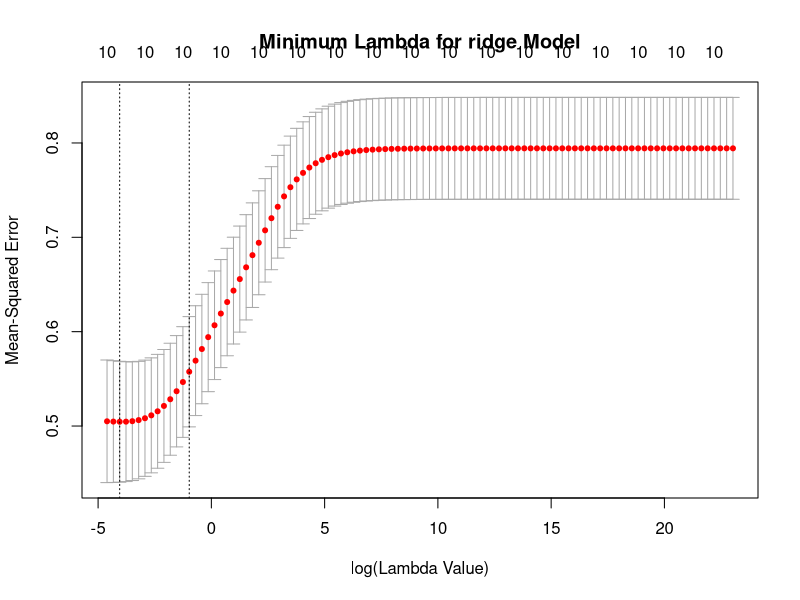

R code for this plot:
library(glmnet)

#####################
# ridge for Hispanics 
#####################


# Setting Seed for Reproducibility
set.seed(1)

scaled_data <- read.csv('../../data/scaled-predictors.csv')
scaled_data <- na.omit(scaled_data)

test_data = as.matrix(scaled_data[,-c(1,2,3,ncol(scaled_data) - 1)])

# Loading tests of predictor subset and obervation subset
r = ncol(test_data)

train <- sample(1:length(test_data[,1]), 400)

train_set <- test_data[train,]
test_set <- test_data[-train,]

x_train <- as.matrix(train_set[,-r])
y_train <- as.matrix(train_set[,r])

x_test <- as.matrix(test_set[,-r])
y_test <- as.matrix(test_set[,r])

lamb <- 10^seq(10, -2, length = 100)

# Preforming k = 10 Cross Variance
cv_ridge <- cv.glmnet(as.matrix(x_train), y_train, alpha = 0, intercept = FALSE,
                      standardize = FALSE, lambda = lamb)

# Minimum Lambda
ridge_lambda_min <- cv_ridge$lambda.min

# Saved ridge CV plot

plot(cv_ridge, main = "Minimum Lambda for ridge Model", xlab = "log(Lambda Value)")

# Use Cross Validated lambda value on the test sets to test MSE
y_hat <- predict(cv_ridge, as.matrix(x_test), s = ridge_lambda_min)
R_squared <- (y_test - y_hat)^2
ridge_mse <- sum(R_squared)/length(R_squared)

# Fitting on all Standardized Data Set Predictors
ridge_model <- glmnet(as.matrix(test_data[,-ncol(test_data)]), as.matrix(test_data[,ncol(test_data)]), standardize = FALSE,
                      intercept = FALSE, lambda = ridge_lambda_min, alpha = 0)

coefs = ridge_model$beta

x_vals = test_data[,-ncol(test_data)]
y_vals = test_data[,ncol(test_data)]


# Largest residuals

fitted_vals = apply(x_vals, 1, function(x) sum(x * coefs))
resid = (fitted_vals - y_vals)

ridge_hisp = cbind(scaled_data, resid)
ridge_hisp = ridge_hisp[order(ridge_hisp$resid, decreasing = TRUE),]


save(ridge_model, cv_ridge, ridge_lambda_min, ridge_mse, 
     file = "../../data/ridge-hisp-model.RData")

write.csv(ridge_hisp, "../../data/ranked-ridge-hispanic.csv")
